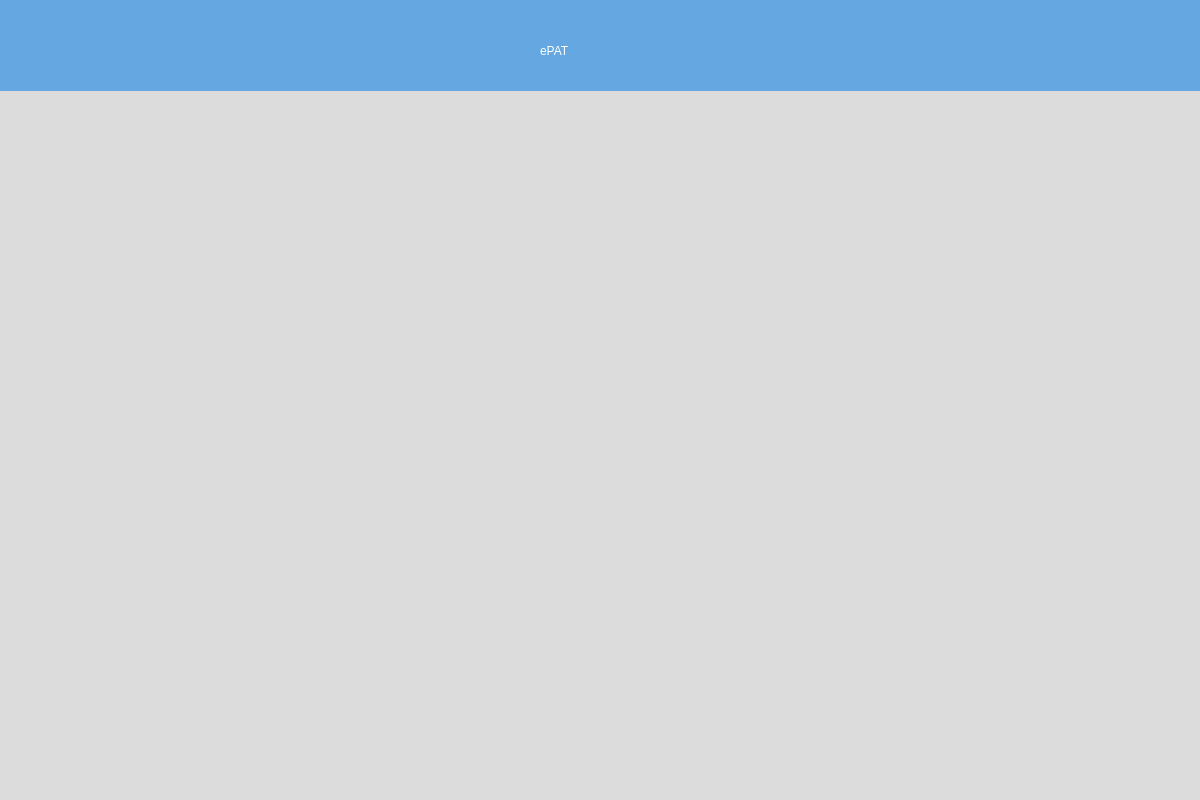
<?xml version="1.0" encoding="UTF-8"?>
<ui version="4.0">
 <class>Dialog</class>
 <widget class="QDialog" name="Dialog">
  <property name="geometry">
   <rect>
    <x>0</x>
    <y>0</y>
    <width>1200</width>
    <height>800</height>
   </rect>
  </property>
  <property name="windowTitle">
   <string>Dialog</string>
  </property>
  <widget class="QWidget" name="widget" native="true">
   <property name="geometry">
    <rect>
     <x>-10</x>
     <y>0</y>
     <width>1211</width>
     <height>801</height>
    </rect>
   </property>
   <property name="styleSheet">
    <string notr="true">background-color: rgb(220, 220, 220);</string>
   </property>
   <widget class="QWidget" name="widget_2" native="true">
    <property name="geometry">
     <rect>
      <x>10</x>
      <y>0</y>
      <width>1201</width>
      <height>91</height>
     </rect>
    </property>
    <property name="styleSheet">
     <string notr="true">background-color: rgb(100, 167, 225)</string>
    </property>
    <widget class="QLabel" name="label">
     <property name="geometry">
      <rect>
       <x>540</x>
       <y>20</y>
       <width>111</width>
       <height>61</height>
      </rect>
     </property>
     <property name="styleSheet">
      <string notr="true">font: 75 36pt &quot;Arial&quot;;
color: rgb(255, 255, 255);
</string>
     </property>
     <property name="text">
      <string>ePAT</string>
     </property>
    </widget>
   </widget>
  </widget>
 </widget>
 <resources/>
 <connections/>
</ui>
